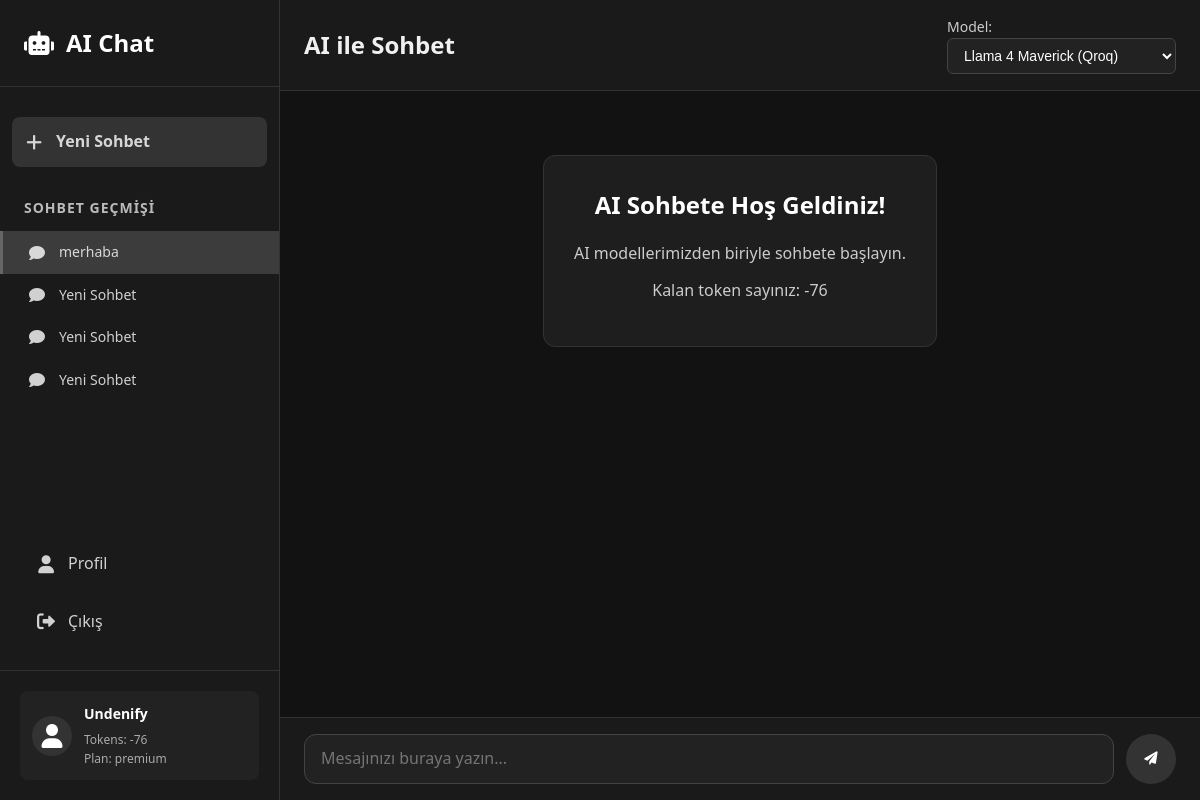
The app's page /chat/57 (signed in) with its own data.
### tables this page shows
CREATE TABLE chats (
        id INTEGER PRIMARY KEY AUTOINCREMENT,
        user_id INTEGER NOT NULL,
        created_at TEXT, updated_at TEXT, title TEXT DEFAULT 'Yeni Sohbet',
        FOREIGN KEY (user_id) REFERENCES users (id)
    );

CREATE TABLE users (
        id INTEGER PRIMARY KEY AUTOINCREMENT,
        username TEXT UNIQUE NOT NULL,
        email TEXT UNIQUE NOT NULL,
        password TEXT NOT NULL,
        is_admin INTEGER DEFAULT 0,
        tokens_remaining INTEGER DEFAULT 100,
        plan TEXT DEFAULT 'basic',
        created_at TEXT
    , last_token_reset TEXT, last_rag_reset TEXT, rag_searches_remaining INTEGER DEFAULT 1);

### app.py (the view)
@app.route('/chat/<int:chat_id>')
def view_chat(chat_id):
    if not is_logged_in():
        return redirect(url_for('login'))
    user = get_current_user()
    db = get_db()
    chat = db.execute('SELECT * FROM chats WHERE id = ? AND user_id = ?', (chat_id, user['id'])).fetchone()
    if not chat:
        return redirect(url_for('index'))
    messages = db.execute('SELECT * FROM messages WHERE chat_id = ? ORDER BY created_at', (chat_id,)).fetchall()
    chats = db.execute(
        'SELECT * FROM chats WHERE user_id = ? ORDER BY updated_at DESC',
        (user['id'],)
    ).fetchall()
    return render_template('chat.html', user=user, chats=chats, current_chat=chat, messages=messages)

### app.py (called while the page is built)
def get_db():
    db = getattr(g, '_database', None)
    if db is None:
        db = g._database = sqlite3.connect(app.config['DATABASE'])
        db.row_factory = sqlite3.Row
    return db

@app.teardown_appcontext
def close_connection(exception):
    close_db()

def is_logged_in():
    return session.get('logged_in', False)

def get_current_user():
    if not is_logged_in():
        return None
    user_id = session.get('user_id')
    db = get_db()
    user = db.execute('SELECT * FROM users WHERE id = ?', (user_id,)).fetchone()
    return user

### templates/chat.html (shortened to what this page needs)
<!DOCTYPE html>
<html lang="tr">
<head>
    <link rel="stylesheet" href="https://cdnjs.cloudflare.com/ajax/libs/font-awesome/6.0.0-beta3/css/all.min.css">
    <link rel="stylesheet"
        href="https://cdnjs.cloudflare.com/ajax/libs/highlight.js/11.7.0/styles/atom-one-dark.min.css">
</head>
<body>
    <div class="container">
        <nav class="sidebar">
            <div class="sidebar-header">
                <i class="fas fa-robot"></i>
                <h2>AI Chat</h2>
            </div>
            <div class="sidebar-menu">
                <a href="{{ url_for('new_chat') }}" class="menu-item new-chat-btn">
                    <i class="fas fa-plus"></i> Yeni Sohbet
                </a>
                <div class="chat-history">
                    <h3>Sohbet Geçmişi</h3>
                    <div class="chat-list">
                        {% if chats %}
                        {% for chat in chats %}
                        <a href="{{ url_for('view_chat', chat_id=chat.id) }}"
                            class="chat-item {% if current_chat and current_chat.id == chat.id %}active{% endif %}">
                            <i class="fas fa-comment"></i>
                            <span class="chat-title">{{ chat.title }}</span>
                        </a>
                        {% endfor %}
                        {% else %}
                        <div class="no-chats">Henüz sohbet yok</div>
                        {% endif %}
                    </div>
                </div>
                <a href="{{ url_for('profile') }}" class="menu-item">
                    <i class="fas fa-user"></i> Profil
                </a>
                <a href="{{ url_for('logout') }}" class="menu-item">
                    <i class="fas fa-sign-out-alt"></i> Çıkış
                </a>
            </div>
            <div class="sidebar-footer">
                <div class="user-info">
                    <div class="user-avatar">
                        <i class="fas fa-user"></i>
                    </div>
                    <div class="user-details">
                        <p class="username">{{ user.username }}</p>
                        <p class="tokens">Tokens: <span id="tokens-count">{{ user.tokens_remaining }}</span></p>
                        <p class="plan">Plan: {{ user.plan }}</p>
                    </div>
                </div>
            </div>
        </nav>
        <main class="content">
            <div class="chat-container">
                <div class="chat-header">
                    <h2>AI ile Sohbet</h2>
                    <div class="model-selector">
                        <label for="model-select">Model:</label>
                        <select id="model-select">
                            <optgroup label="Qroq Modelleri">
                                <option value="llama-4-maverick-qroq">Llama 4 Maverick (Qroq)</option>
                            </optgroup>
                        </select>
                    </div>
                </div>
                <div class="chat-messages" id="chat-messages">
                    <div class="welcome-message">
                        <h3>AI Sohbete Hoş Geldiniz!</h3>
                        <p>AI modellerimizden biriyle sohbete başlayın.</p>
                        <p>Kalan token sayınız: {{ user.tokens_remaining }}</p>
                    </div>
                </div>
                <div class="chat-input">
                    <textarea id="message-input" placeholder="Mesajınızı buraya yazın..."></textarea>
                    <button id="send-button">
                        <i class="fas fa-paper-plane"></i>
                    </button>
                </div>
            </div>
        </main>
    </div>
</body>
</html>

### templates/chat.html (style rules this page uses)
* { margin: 0; padding: 0; box-sizing: border-box; }
body { font-family: 'Segoe UI', Tahoma, Geneva, Verdana, sans-serif; background-color: #0f0f0f; color: #f0f0f0; line-height: 1.6; height: 100vh; overflow: hidden; }
.container { display: flex; height: 100vh; }
.sidebar { width: 280px; background-color: #1a1a1a; color: white; display: flex; flex-direction: column; height: 100vh; border-right: 1px solid #333; }
.sidebar-header { padding: 24px; border-bottom: 1px solid rgba(255, 255, 255, 0.1); display: flex; align-items: center; }
.sidebar-header h2 { font-size: 24px; font-weight: 600; }
.sidebar-header i { margin-right: 12px; font-size: 24px; }
.sidebar-menu { flex: 1; padding: 20px 0; display: flex; flex-direction: column; overflow-y: auto; }
.menu-item { display: flex; align-items: center; padding: 12px 24px; color: rgba(255, 255, 255, 0.8); text-decoration: none; transition: all 0.3s ease; border-radius: 8px; margin: 4px 12px; }
.menu-item i { margin-right: 12px; width: 20px; text-align: center; font-size: 18px; }
.new-chat-btn { margin: 10px 12px; background-color: #333; border-radius: 8px; text-align: center; font-weight: 600; padding: 12px; transition: all 0.3s ease; }
.chat-history { margin-top: 20px; flex: 1; display: flex; flex-direction: column; overflow-y: auto; }
.chat-history h3 { padding: 0 24px; margin-bottom: 12px; color: rgba(255, 255, 255, 0.7); font-size: 14px; text-transform: uppercase; letter-spacing: 1px; }
.chat-list { display: flex; flex-direction: column; overflow-y: auto; }
.chat-item { display: flex; align-items: center; padding: 10px 24px; color: rgba(255, 255, 255, 0.8); text-decoration: none; transition: all 0.3s ease; position: relative; border-left: 3px solid transparent; }
.chat-item.active { background-color: rgba(255, 255, 255, 0.15); border-left: 3px solid #666; }
.chat-item i { margin-right: 12px; width: 20px; text-align: center; }
.chat-title { flex: 1; white-space: nowrap; overflow: hidden; text-overflow: ellipsis; font-size: 14px; }
.sidebar-footer { padding: 20px; border-top: 1px solid rgba(255, 255, 255, 0.1); }
.user-info { display: flex; align-items: center; background-color: #222; padding: 12px; border-radius: 8px; }
.user-avatar { margin-right: 12px; font-size: 24px; width: 40px; height: 40px; background-color: #333; border-radius: 50%; display: flex; align-items: center; justify-content: center; }
.user-details { font-size: 14px; }
.username { font-weight: bold; margin-bottom: 4px; }
.tokens, .plan { opacity: 0.8; font-size: 12px; color: #ccc; }
.content { flex: 1; display: flex; flex-direction: column; height: 100vh; background-color: #121212; }
.chat-container { display: flex; flex-direction: column; height: 100%; }
.chat-header { padding: 16px 24px; border-bottom: 1px solid #333; display: flex; justify-content: space-between; align-items: center; background-color: #1a1a1a; }
.model-selector { display: flex; align-items: center; flex-direction: column; align-items: flex-start; }
.model-selector label { margin-right: 10px; color: #ccc; font-size: 14px; }
.model-selector select { padding: 8px 12px; border: 1px solid #444; border-radius: 6px; background-color: #222; color: #fff; font-size: 14px; }
.chat-messages { flex: 1; padding: 24px; overflow-y: auto; display: flex; flex-direction: column; background-color: #121212; }
.welcome-message { text-align: center; margin: 40px auto; padding: 30px; background-color: rgba(255, 255, 255, 0.05); border-radius: 12px; max-width: 600px; border: 1px solid #333; }
.welcome-message h3 { font-size: 24px; margin-bottom: 16px; color: #fff; }
.welcome-message p { color: #ccc; margin-bottom: 12px; }
.chat-input { padding: 16px 24px; border-top: 1px solid #333; display: flex; align-items: center; background-color: #1a1a1a; }
.chat-input textarea { flex: 1; padding: 12px 16px; border: 1px solid #444; border-radius: 12px; resize: none; height: 50px; font-family: inherit; font-size: 16px; background-color: #222; color: #fff; }
.chat-input button { margin-left: 12px; width: 50px; height: 50px; border-radius: 50%; display: flex; justify-content: center; align-items: center; background-color: #333; color: white; border: none; cursor: pointer; transition: all 0.3s ease; }

### records on screen
chats: title "merhaba"
chats: title "Yeni Sohbet"
chats: title "Yeni Sohbet"
chats: title "Yeni Sohbet"
users: username "Undenify", tokens_remaining "-76", plan "premium"
